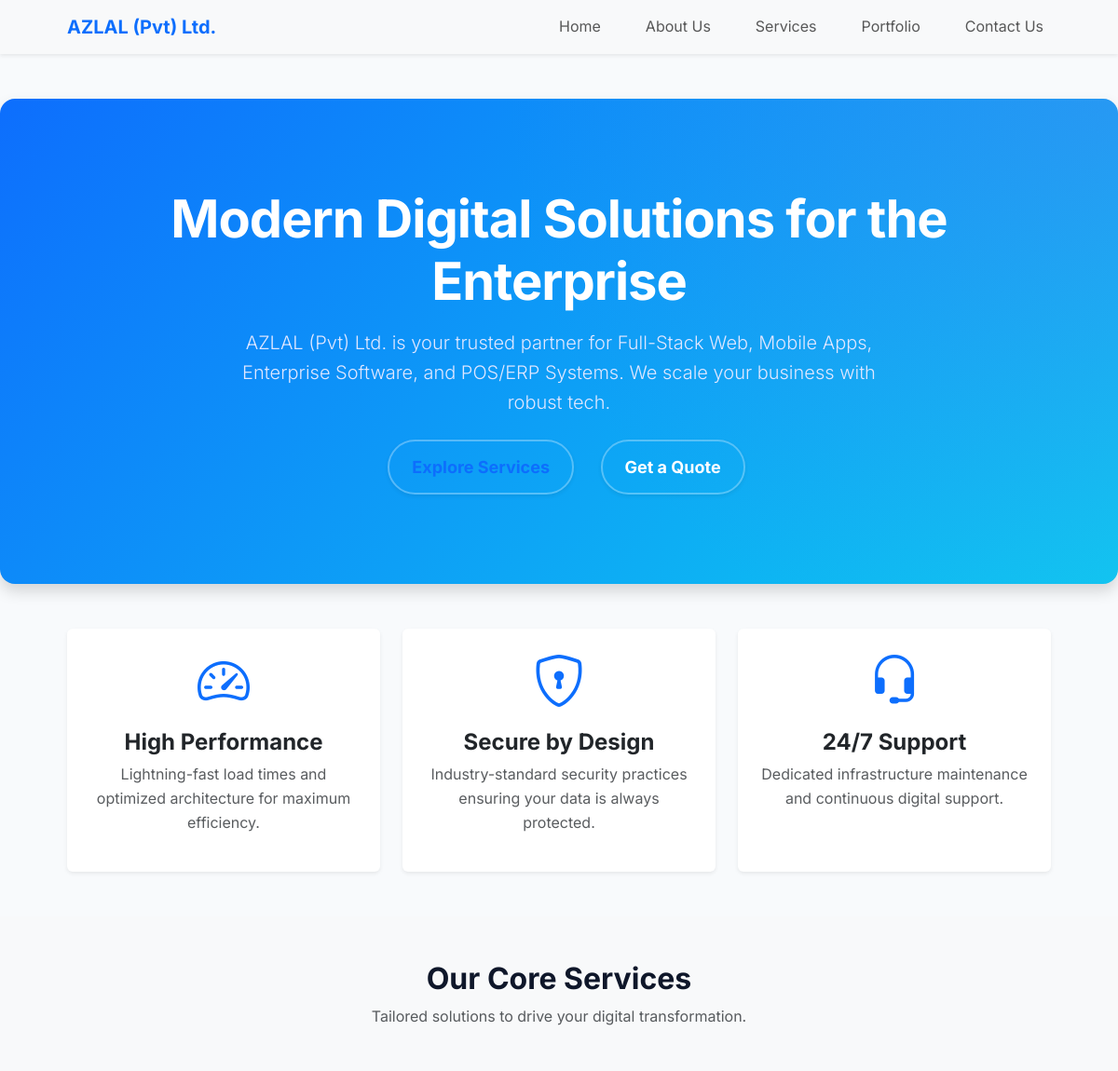
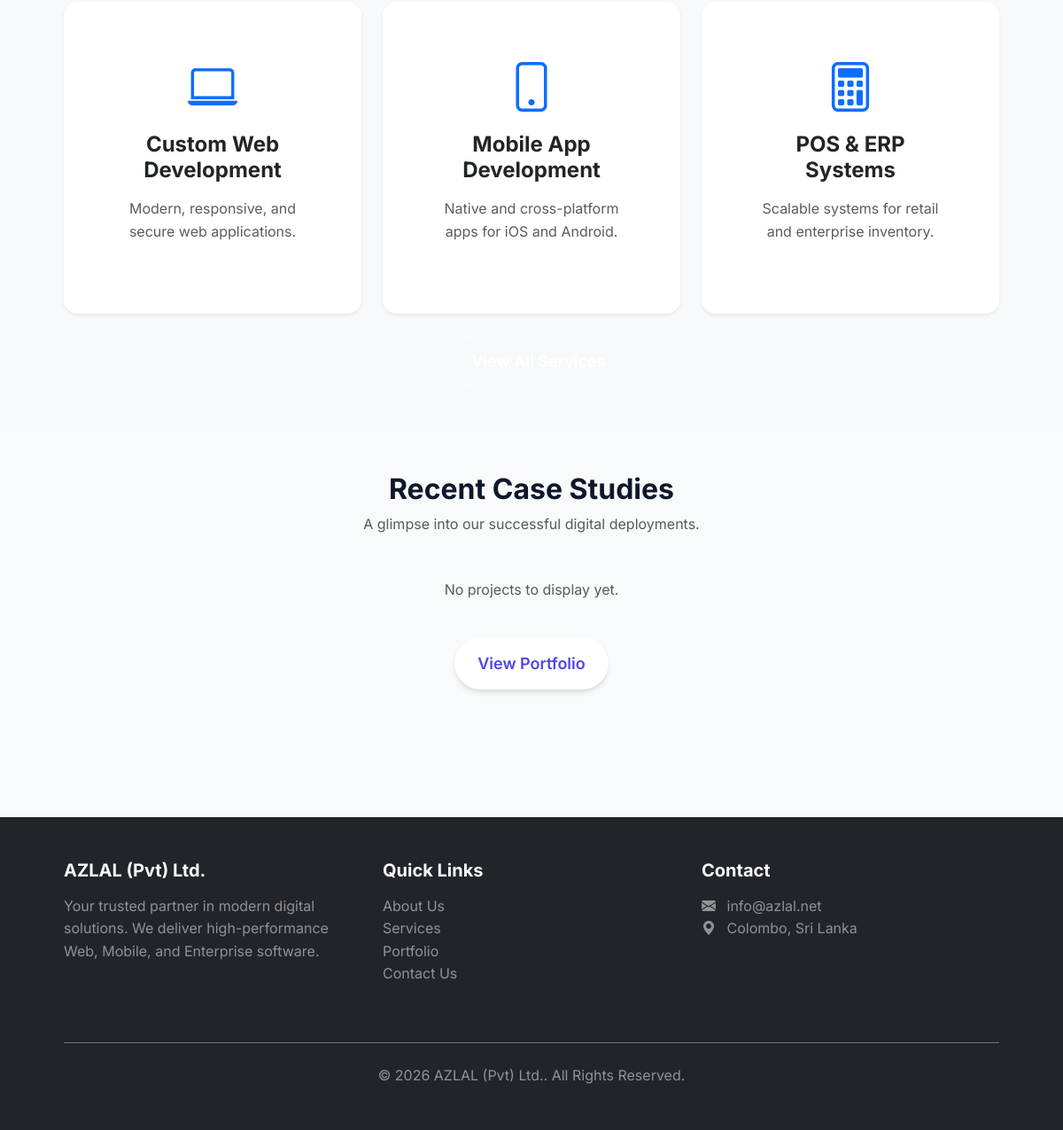
The page / on the database its author committed (2 pictures, top to bottom).
### tables this page shows
CREATE TABLE IF NOT EXISTS `services` (
    `id` INT AUTO_INCREMENT PRIMARY KEY,
    `slug` VARCHAR(100) NOT NULL UNIQUE,
    `title` VARCHAR(150) NOT NULL,
    `short_desc` TEXT NOT NULL,
    `full_desc` LONGTEXT,
    `icon_class` VARCHAR(50) DEFAULT 'bi-gear',
    `sort_order` INT DEFAULT 0
);

### index.php (the view)
<?php
require_once 'includes/header.php';
$stmt = $pdo->query("SELECT * FROM services ORDER BY sort_order ASC LIMIT 3");
$services = $stmt->fetchAll();
$projStmt = $pdo->query("SELECT * FROM projects ORDER BY created_at DESC LIMIT 4");
$projects = $projStmt->fetchAll();
?>
<section class="hero bg-primary text-white text-center py-5 mb-5 shadow" style="background: linear-gradient(135deg, var(--bs-primary) 0%, var(--bs-info) 100%);">
    <div class="container py-5">
        <h1 class="display-4 fw-bold mb-3">Modern Digital Solutions for the Enterprise</h1>
        <p class="lead mb-4 mx-auto" style="max-width: 700px;">
            <?= SITE_NAME ?> is your trusted partner for Full-Stack Web, Mobile Apps, Enterprise Software, and POS/ERP Systems. We scale your business with robust tech.
        </p>
        <div>
            <a href="services.php" class="btn btn-light btn-lg px-4 me-2 shadow-sm rounded-pill fw-bold text-primary">Explore Services</a>
            <a href="contact.php" class="btn btn-outline-light btn-lg px-4 shadow-sm rounded-pill fw-bold">Get a Quote</a>
        </div>
    </div>
</section>
<section class="container mb-5">
    <div class="row text-center g-4">
        <div class="col-md-4">
            <div class="card h-100 border-0 shadow-sm p-4">
                <i class="bi bi-speedometer2 text-primary display-4 mb-3"></i>
                <h4 class="fw-bold">High Performance</h4>
                <p class="text-muted">Lightning-fast load times and optimized architecture for maximum efficiency.</p>
            </div>
        </div>
        <div class="col-md-4">
            <div class="card h-100 border-0 shadow-sm p-4">
                <i class="bi bi-shield-lock text-primary display-4 mb-3"></i>
                <h4 class="fw-bold">Secure by Design</h4>
                <p class="text-muted">Industry-standard security practices ensuring your data is always protected.</p>
            </div>
        </div>
        <div class="col-md-4">
            <div class="card h-100 border-0 shadow-sm p-4">
                <i class="bi bi-headset text-primary display-4 mb-3"></i>
                <h4 class="fw-bold">24/7 Support</h4>
                <p class="text-muted">Dedicated infrastructure maintenance and continuous digital support.</p>
            </div>
        </div>
    </div>
</section>
<section class="bg-light py-5 mb-5">
    <div class="container">
        <div class="text-center mb-5">
            <h2 class="fw-bold">Our Core Services</h2>
            <p class="text-muted">Tailored solutions to drive your digital transformation.</p>
        </div>
        <div class="row g-4 justify-content-center">
            <?php foreach ($services as $service): ?>
                <div class="col-md-4">
                    <div class="card h-100 border-0 shadow-sm service-card transition-all">
                        <div class="card-body p-4 text-center">
                            <i class="bi <?= htmlspecialchars($service['icon_class']) ?> text-primary display-4 mb-3 d-block"></i>
                            <h4 class="fw-bold mb-3"><?= htmlspecialchars($service['title']) ?></h4>
                            <p class="text-muted"><?= htmlspecialchars($service['short_desc']) ?></p>
                        </div>
                    </div>
                </div>
            <?php endforeach; ?>
        </div>
        <div class="text-center mt-4">
            <a href="services.php" class="btn btn-outline-primary rounded-pill px-4">View All Services</a>
        </div>
    </div>
</section>
<section class="container mb-5">
    <div class="text-center mb-5">
        <h2 class="fw-bold">Recent Case Studies</h2>
        <p class="text-muted">A glimpse into our successful digital deployments.</p>
    </div>
    <div class="row g-4">
        <?php if (count($projects) > 0): ?>
            <?php foreach ($projects as $project): ?>
                <div class="col-md-6 col-lg-3">
                    <div class="card h-100 border-0 shadow-sm">
                        <?php if ($project['image_url']): ?>
                            <img src="<?= htmlspecialchars($project['image_url']) ?>" class="card-img-top" alt="<?= htmlspecialchars($project['title']) ?>">
                        <?php else: ?>
                            <div class="bg-secondary text-white text-center py-5 card-img-top">
                                <i class="bi bi-image display-4"></i>
                            </div>
                        <?php endif; ?>
                        <div class="card-body">
                            <span class="badge bg-primary mb-2"><?= htmlspecialchars($project['category']) ?></span>
                            <h5 class="fw-bold"><?= htmlspecialchars($project['title']) ?></h5>
                        </div>
                    </div>
                </div>
            <?php endforeach; ?>
        <?php else: ?>
            <div class="col-12 text-center text-muted">
                <p>No projects to display yet.</p>
            </div>
        <?php endif; ?>
    </div>
    <div class="text-center mt-4">
        <a href="portfolio.php" class="btn btn-primary rounded-pill px-4">View Portfolio</a>
    </div>
</section>
<?php require_once 'includes/footer.php'; ?>

### assets/css/style.css (style rules this page uses)
:root { --primary: #4f46e5; --primary-hover: #4338ca; --secondary: #0ea5e9; --background: #f8fafc; --surface: #ffffff; --text-main: #0f172a; --text-muted: #64748b; --border: #e2e8f0; --font-family: 'Inter', system-ui, -apple-system, sans-serif; --shadow-sm: 0 1px 2px 0 rgb(0 0 0 / 0.05); --shadow-md: 0 4px 6px -1px rgb(0 0 0 / 0.1), 0 2px 4px -2px rgb(0 0 0 / 0.1); --shadow-lg: 0 10px 15px -3px rgb(0 0 0 / 0.1), 0 4px 6px -4px rgb(0 0 0 / 0.1); --radius-md: 0.5rem; --radius-lg: 1rem; --transition: all 0.3s cubic-bezier(0.4, 0, 0.2, 1); }
* { margin: 0; padding: 0; box-sizing: border-box; }
body { font-family: var(--font-family); color: var(--text-main); background-color: var(--background); line-height: 1.6; -webkit-font-smoothing: antialiased; }
a { text-decoration: none; color: var(--primary); transition: var(--transition); }
.container { width: 90%; max-width: 1200px; margin: 0 auto; }
.hero { text-align: center; padding: 6rem 2rem; background: linear-gradient(135deg, #1e1b4b 0%, #312e81 100%); color: white; border-radius: var(--radius-lg); margin-bottom: 4rem; box-shadow: var(--shadow-lg); position: relative; overflow: hidden; }
.hero::before { content: ''; position: absolute; top: 0; left: 0; right: 0; bottom: 0; background: radial-gradient(circle at top right, rgba(99, 102, 241, 0.3), transparent 50%); }
.hero h1 { font-size: 3.5rem; font-weight: 800; margin-bottom: 1.5rem; letter-spacing: -1px; line-height: 1.2; position: relative; }
.hero p { font-size: 1.25rem; margin-bottom: 2.5rem; max-width: 700px; margin-inline: auto; color: #e0e7ff; position: relative; }
.btn { display: inline-flex; align-items: center; justify-content: center; padding: 0.875rem 2rem; border-radius: 9999px; font-weight: 600; font-size: 1.125rem; transition: var(--transition); cursor: pointer; border: 2px solid transparent; }
.btn:not(.btn-primary) { background: transparent; color: white; border-color: rgba(255,255,255,0.3); margin-left: 1rem; }
.btn-primary { background: white; color: var(--primary); box-shadow: var(--shadow-md); }
.service-card { background: var(--surface); padding: 2.5rem; border-radius: var(--radius-lg); box-shadow: var(--shadow-md); border: 1px solid var(--border); transition: var(--transition); }
.service-card p { color: var(--text-muted); }

### rows shown on the page
services: title "Custom Web Development", short_desc "Modern, responsive, and secure web applications."
services: title "Mobile App Development", short_desc "Native and cross-platform apps for iOS and Android."
services: title "POS & ERP Systems", short_desc "Scalable systems for retail and enterprise inventory."

### other values the page prints
SITE_NAME "AZLAL (Pvt) Ltd."
CONTACT_EMAIL "info@azlal.net"
